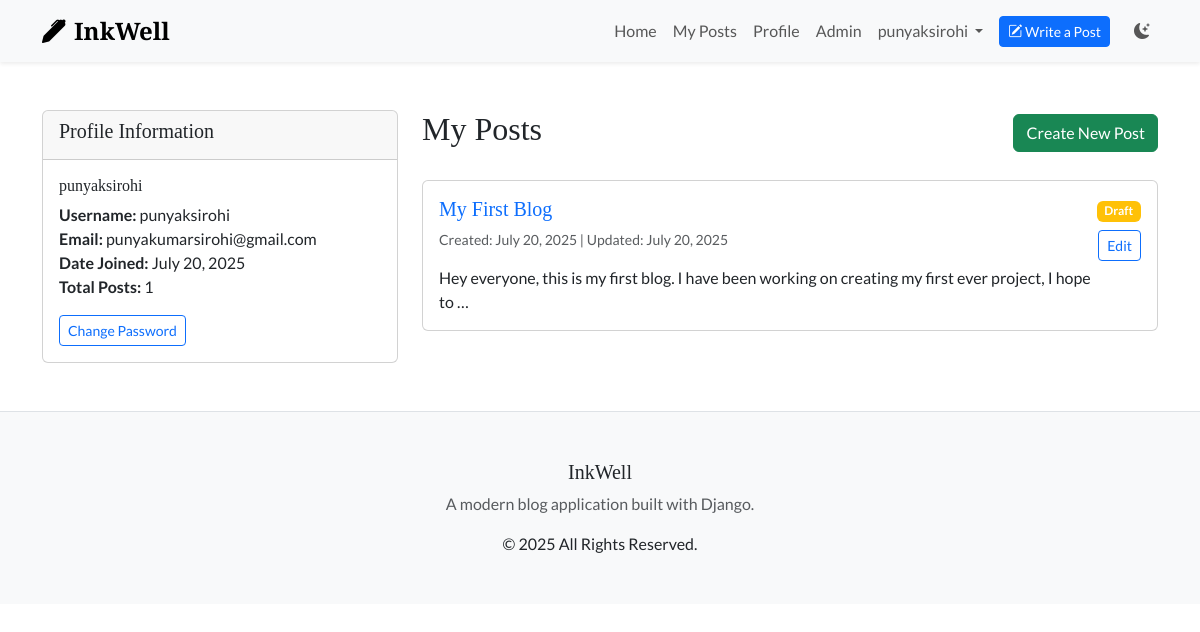
The page /profile/ (signed in) on the database as committed earlier.
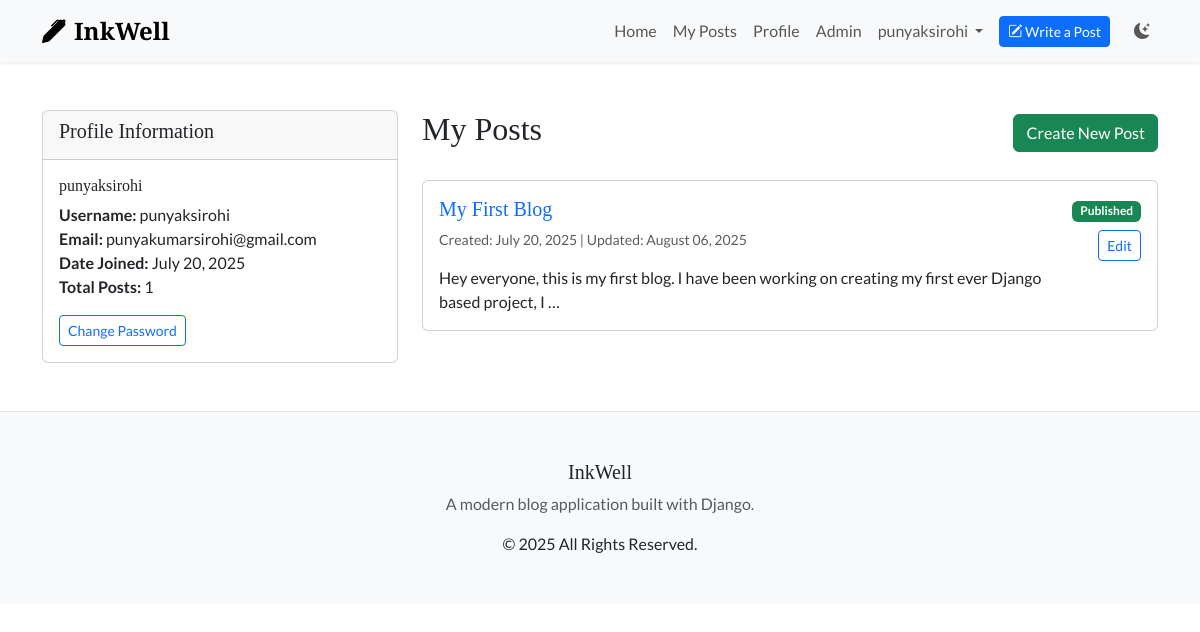
The same page on the database as committed later.
### blog/models.py (models this page shows, shortened)
class Post(models.Model):
    title = models.CharField(max_length=200, unique=True)
    slug = models.SlugField(max_length=200, unique=True)
    body = models.TextField()
    created_at = models.DateTimeField(auto_now_add=True)
    updated_at = models.DateTimeField(auto_now=True)
    author = models.ForeignKey('auth.User', on_delete=models.CASCADE)
    tags = models.CharField(max_length=200, blank=True)
    status = models.IntegerField(choices=STATUS, default=0)
    class Meta:
        ordering = ['-created_at']

### blog/auth_views.py (the view)
# urls.py: path('profile/', auth_views.profile_view, name='profile'),
@login_required
def profile_view(request):
    user_posts = request.user.post_set.all().order_by('-created_at')
    context = {
        'user_posts': user_posts
    }
    return render(request, 'registration/profile.html', context)

### templates/registration/profile.html (shortened to what this page needs)
{% extends 'base.html' %}
{% block content %}
<div class="row">
    <div class="col-md-4">
        <div class="card">
            <div class="card-header">
                <h5>Profile Information</h5>
            </div>
            <div class="card-body">
                <h6 class="card-title">{{ user.get_full_name|default:user.username }}</h6>
                <p class="card-text">
                    <strong>Username:</strong> {{ user.username }}<br>
                    <strong>Email:</strong> {{ user.email|default:"Not provided" }}<br>
                    <strong>Date Joined:</strong> {{ user.date_joined|date:"F d, Y" }}<br>
                    <strong>Total Posts:</strong> {{ user_posts.count }}
                </p>
                <a href="{% url 'password_change' %}" class="btn btn-outline-primary btn-sm">Change Password</a>
            </div>
        </div>
    </div>
    <div class="col-md-8">
        <div class="d-flex justify-content-between align-items-center mb-4">
            <h2>My Posts</h2>
            <a href="/admin/blog/post/add/" class="btn btn-success">Create New Post</a>
        </div>
        {% if user_posts %}
            {% for post in user_posts %}
            <div class="card mb-3">
                <div class="card-body">
                    <div class="d-flex justify-content-between align-items-start">
                        <div>
                            <h5 class="card-title">
                                <a href="{% url 'blog:post_detail' post.slug %}" class="text-decoration-none">
                                    {{ post.title }}
                                </a>
                            </h5>
                            <p class="card-text text-muted small">
                                Created: {{ post.created_at|date:"F d, Y" }} |
                                Updated: {{ post.updated_at|date:"F d, Y" }}
                            </p>
                            <p class="card-text">{{ post.body|truncatewords:20 }}</p>
                        </div>
                        <div class="text-end">
                            <span class="badge {% if post.status == 1 %}bg-success{% else %}bg-warning{% endif %}">
                                {% if post.status == 1 %}Published{% else %}Draft{% endif %}
                            </span>
                            <div class="mt-2">
                                <a href="/admin/blog/post/{{ post.id }}/change/" class="btn btn-outline-primary btn-sm">Edit</a>
                            </div>
                        </div>
                    </div>
                </div>
            </div>
            {% endfor %}
        {% else %}
            <div class="alert alert-info">
                <h5>No posts yet!</h5>
                <p>You haven't created any posts yet. <a href="/admin/blog/post/add/">Create your first post</a> to get started.</p>
            </div>
        {% endif %}
    </div>
</div>
{% endblock %}

### templates/base.html (shortened to what this page needs)
<!DOCTYPE html>
<html lang="en" data-bs-theme="light"> <head>
    <link href="https://cdn.jsdelivr.net/npm/bootstrap@5.3.3/dist/css/bootstrap.min.css" rel="stylesheet">
    <link rel="stylesheet" href="https://cdn.jsdelivr.net/npm/bootstrap-icons@1.11.3/font/bootstrap-icons.min.css">
    {% load static %}
    <link rel="stylesheet" href="{% static 'css/main.css' %}">
</head>
<body>
    <nav class="navbar navbar-expand-lg bg-body-tertiary sticky-top shadow-sm">
        <div class="container">
            <a class="navbar-brand" href="{% url 'blog:post_list' %}">
                <i class="bi bi-pen-fill me-2"></i>InkWell
            </a>
            <div class="collapse navbar-collapse" id="navbarNav">
                <ul class="navbar-nav ms-auto align-items-center">
                    <li class="nav-item">
                        <a class="nav-link" href="{% url 'blog:post_list' %}">Home</a>
                    </li>
                    {% if user.is_authenticated %}
                        <li class="nav-item">
                            <a class="nav-link" href="{% url 'blog:user_posts' %}">My Posts</a>
                        </li>
                        <li class="nav-item">
                            <a class="nav-link" href="{% url 'blog:profile' %}">Profile</a>
                        </li>
                        <li class="nav-item">
                            <a class="nav-link" href="/admin/">Admin</a>
                        </li>
                        <li class="nav-item dropdown">
                            <a class="nav-link dropdown-toggle" href="#" role="button" data-bs-toggle="dropdown">
                                {{ user.username }}
                            </a>
                        </li>
                        <li class="nav-item ms-lg-2 mt-2 mt-lg-0">
                            <a class="btn btn-primary btn-sm" href="{% url 'blog:create_post' %}">
                                <i class="bi bi-pencil-square"></i> Write a Post
                            </a>
                        </li>
                    {% endif %}
                    <li class="nav-item ms-lg-3">
                        <a href="#" class="nav-link" id="theme-toggler">
                            <i class="bi bi-moon-stars-fill"></i>
                        </a>
                    </li>
                </ul>
            </div>
        </div>
    </nav>
    <main class="container my-5">
        {% block content %}
        {% endblock %}
    </main>
    <footer class="bg-body-tertiary border-top py-5 mt-5">
        <div class="container text-center">
            <h5 class="brand-font">InkWell</h5>
            <p class="text-muted">A modern blog application built with Django.</p>
            <p class="mb-0">&copy; {% now "Y" %} All Rights Reserved.</p>
        </div>
    </footer>
</body>
</html>

### blog/static/blog/main.css (style rules this page uses)
:root { --primary-color: #0d6efd; --secondary-color: #6c757d; --font-heading: 'Merriweather', serif; --font-body: 'Lato', sans-serif; --border-radius: 0.375rem; --shadow-sm: 0 .125rem .25rem rgba(0, 0, 0, .075); --shadow-md: 0 .5rem 1rem rgba(0, 0, 0, .15); }
body { font-family: var(--font-body); }
h1, h2, h3, h4, h5, h6, .brand-font { font-family: var(--font-heading); }
.navbar-brand { font-family: var(--font-heading); font-weight: 700; font-size: 1.5rem; }

Rows that differ between the two databases and show on the page:
changed Post "My First Blog": updated_at "July 20, 2025" → "August 06, 2025"; body "Hey everyone, this is my first blog. I have been working on creating my first ever project, I hope to …" → "Hey everyone, this is my first blog. I have been working on creating my first ever Django based project, I …"; status "Draft" → "Published"
